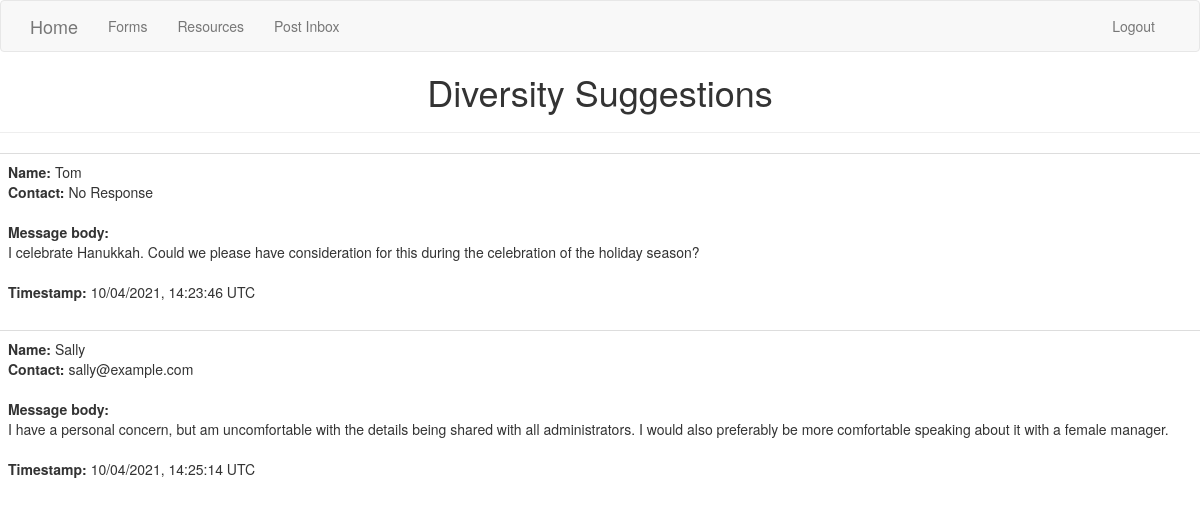
The app's page /diversityposts (signed in) with its own data.
### flask_app/models.py (models this page shows, shortened)
class DiversitySubmission(db.Model):
    id = db.Column(db.Integer, primary_key=True)
    name = db.Column(db.String(64))  # Optional identification
    contact = db.Column(db.String(64))  # Optional contact
    body = db.Column(db.String(2000))
    timestamp = db.Column(db.DateTime, index=True, default=Datetime.utcnow)  # Function call given

### flask_app/routes.py (the view)
@app.route('/diversityposts')
@login_required
def diversity_posts():
    posts = DiversitySubmission.query.all()
    return render_template('diversity_posts.html', posts=posts)

### flask_app/models.py (called while the page is built)
@login.user_loader
def load_user(id):
    return User.query.get(int(id))  # str by default, convert to int

### flask_app/templates/diversity_posts.html (shortened to what this page needs)
{% extends "base.html" %}
{% block content %}
    <h1>Diversity Suggestions</h1>
    <hr>
    {% for post in posts %}
        {% include '_post.html' %}
    {% endfor %}
{% endblock %}

### flask_app/templates/_post.html (shortened to what this page needs)
    <table class="table table-hover">
        <tr>
             <td>
                <b>Name:</b> {{ post.name }}<br>
               <b>Contact:</b> {{ post.contact }}
                <br><br>
                 <b>Message body:</b><br>
                {{ post.body }}
                <br><br>
                <b>Timestamp:</b> {{ post.timestamp.strftime("%m/%d/%Y, %H:%M:%S") }} UTC
            </td>
        </tr>
    </table>

### flask_app/templates/diversity_posts.html (style rules this page uses)
h1 { text-align: center; }

### records on screen
DiversitySubmission: name "Tom", contact "No Response", body "I celebrate Hanukkah. Could we please have consideration for this during the celebration of the holiday season?", timestamp "10/04/2021, 14:23:46"
DiversitySubmission: name "Sally", contact "sally@example.com", body "I have a personal concern, but am uncomfortable with the details being shared with all administrators. I would also preferably be more comfortable speaking about it with a female manager.", timestamp "10/04/2021, 14:25:14"
